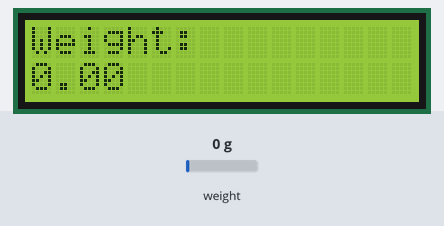
The sketch below on a simulated Arduino Uno, built with avr-gcc and run on an emulated ATmega328P. On the bench: 16×2 character LCD. The test bench sets the inputs (shaded band); at power-on: weight on the scale 0 g. What the sketch prints to the serial monitor is not drawn.

Above: at 3.6 s.
3.7 s: weight on the scale set to 100 g
At 5.0 s:
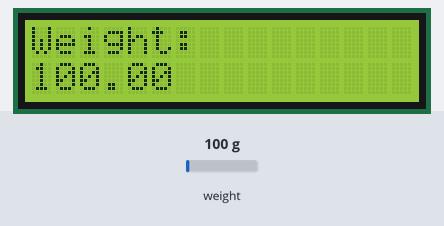
5.8 s: weight on the scale set to 1250 g
At 6.8 s:
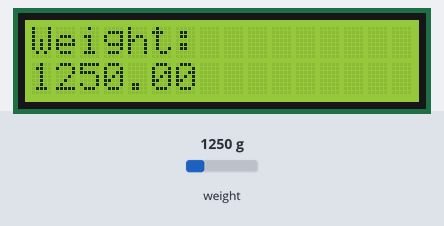
7.6 s: weight on the scale set to 2500 g
At 8.8 s:
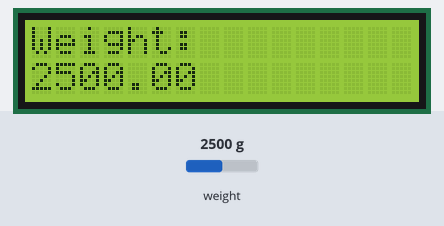
Timing chart, 0 to 10.6 s (numbered marks = the images above; inputs shaded):
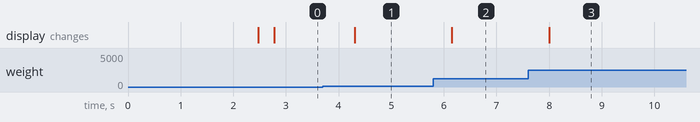

The sketch:

weight.ino
```cpp
#include <HX711_ADC.h>
#include <Wire.h>
#include <LCD_I2C.h>

HX711_ADC LoadCell(5, 4);
LCD_I2C lcd(0x27);

void setup() {
  // put your setup code here, to run once:
  Serial.begin(9600);
  LoadCell.begin(); // start connection to HX711
  LoadCell.start(2000); // load cells gets 2000ms of time to stabilize
  LoadCell.setCalFactor(20); // calibration factor for load cell => dependent on your individual setup
//  pinMode(8, OUTPUT);
//  digitalWrite(8, HIGH);
  Wire.begin();
  lcd.begin();
  lcd.backlight();
  lcd.print("Weight: ");
}

void loop() {
  // put your main code here, to run repeatedly:
  LoadCell.update(); // retrieves data from the load cell
  float i = LoadCell.getData(); // get output value
  Serial.println(i);
  delay(300);
  lcd.setCursor(0,1);
  lcd.print(i);
}
```

Measured:
- after the input at 3.7 s, the display: changes after 0.61 s (image 1)
- after the input at 5.8 s, the display: changes after 0.35 s (image 2)
- after the input at 7.6 s, the display: changes after 0.40 s (image 3)
